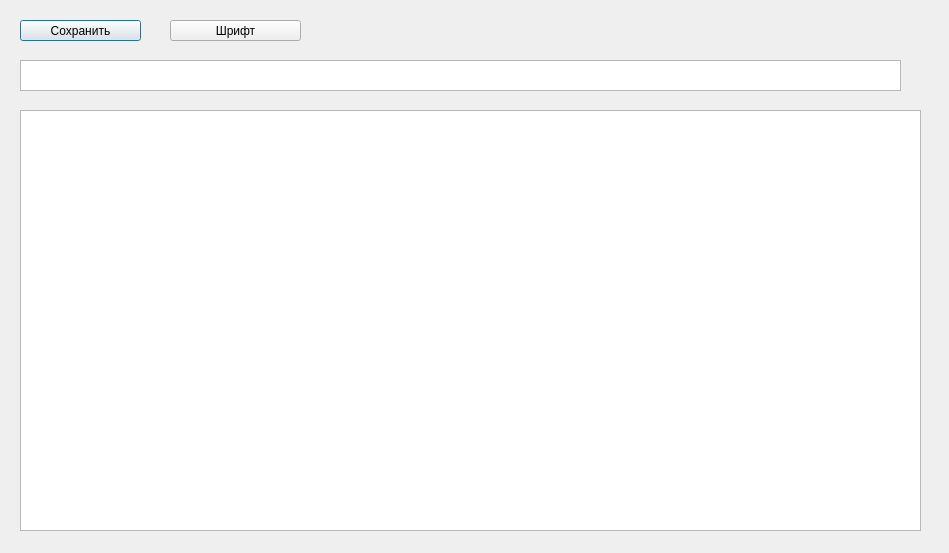
<?xml version="1.0" encoding="UTF-8"?>
<ui version="4.0">
 <class>dayEditDialog</class>
 <widget class="QDialog" name="dayEditDialog">
  <property name="geometry">
   <rect>
    <x>0</x>
    <y>0</y>
    <width>949</width>
    <height>553</height>
   </rect>
  </property>
  <property name="windowTitle">
   <string>Dialog</string>
  </property>
  <widget class="QTextEdit" name="textEdit">
   <property name="geometry">
    <rect>
     <x>20</x>
     <y>110</y>
     <width>901</width>
     <height>421</height>
    </rect>
   </property>
  </widget>
  <widget class="QTableView" name="tableView">
   <property name="geometry">
    <rect>
     <x>20</x>
     <y>60</y>
     <width>881</width>
     <height>31</height>
    </rect>
   </property>
  </widget>
  <widget class="QPushButton" name="pushButton">
   <property name="geometry">
    <rect>
     <x>20</x>
     <y>20</y>
     <width>121</width>
     <height>21</height>
    </rect>
   </property>
   <property name="text">
    <string>Сохранить</string>
   </property>
  </widget>
  <widget class="QPushButton" name="pushButton_2">
   <property name="geometry">
    <rect>
     <x>170</x>
     <y>20</y>
     <width>131</width>
     <height>21</height>
    </rect>
   </property>
   <property name="text">
    <string>Шрифт</string>
   </property>
  </widget>
 </widget>
 <resources/>
 <connections/>
</ui>
